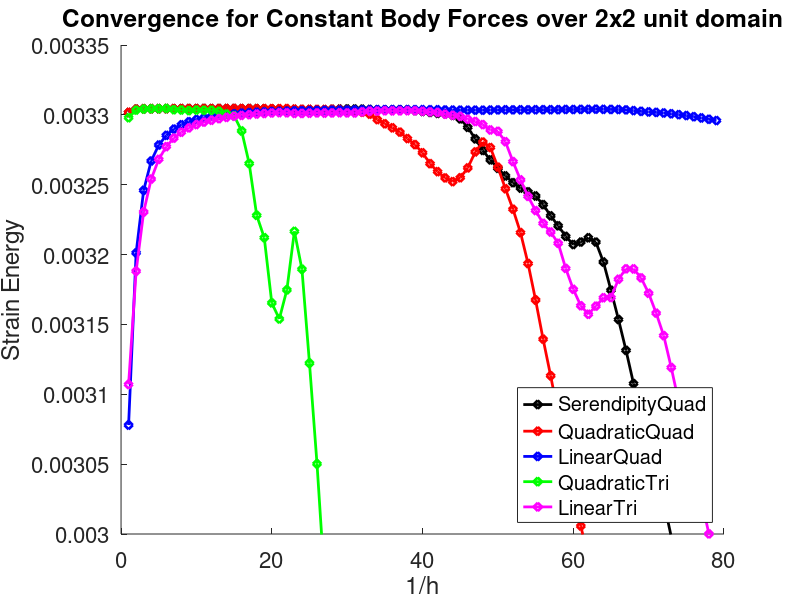
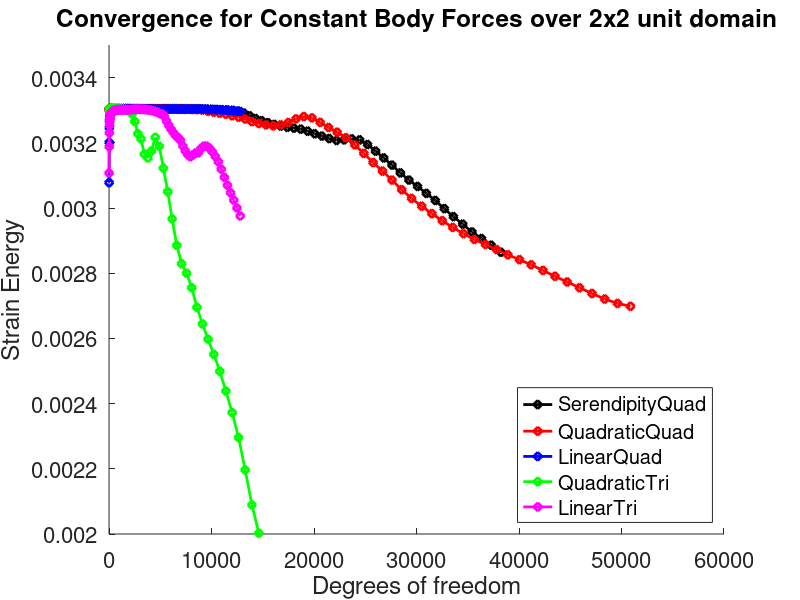
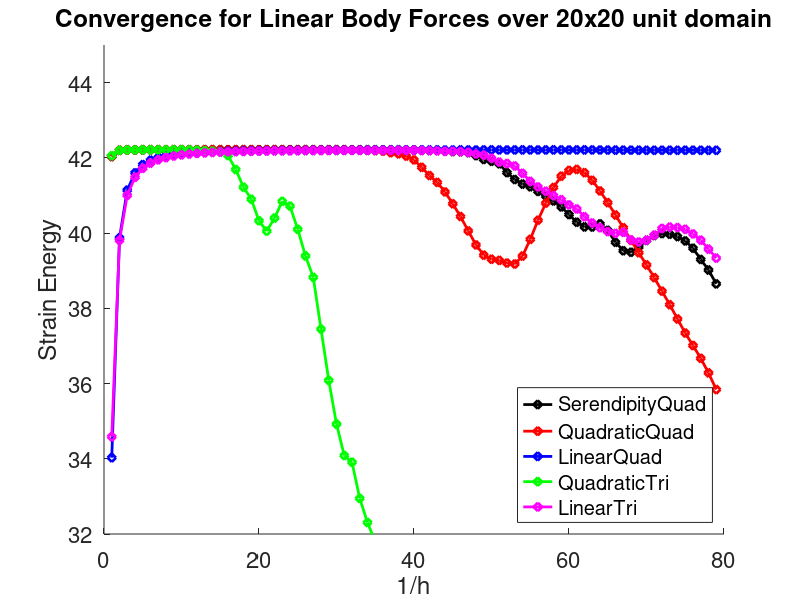

Source code (MATLAB) for these figures, in order:
clear
clc
close('all');

true_value = 0.0033034235538775347588 + 1e-14;

LinearQuad = [
1, 0.00307795606197874827
2, 0.0032012398488085879074
3, 0.0032460179512662072111
4, 0.0032669905584314651303
5, 0.0032784198153966519727
6, 0.0032853363255043810734
7, 0.0032898166911597592939
8, 0.0032928945309421814823
9, 0.003295101327177538033
10, 0.0032967205316322542238
11, 0.0032979610873669481727
12, 0.0032989437105869121557
13, 0.0032996935950766388169
14, 0.0033003125450385291904
15, 0.0033008185866800899937
16, 0.0033012268710696439193
17, 0.0033015828432925945629
18, 0.003301876896553649493
19, 0.0033021264087365431554
20, 0.0033023563741304546963
21, 0.0033025349764740025496
22, 0.0033027035869502056019
23, 0.0033028529822277047714
24, 0.0033029811068606479071
25, 0.0033030952849919937957
26, 0.0033031969162576964479
27, 0.0033032868107514801702
28, 0.0033033694316259771574
29, 0.0033034181699052533009
30, 0.0033034950773305239713
31, 0.0033035598102043139783
32, 0.0033036180931178345428
33, 0.0033036702694911449819
34, 0.0033037080922611559985
35, 0.0033037283196437837972
36, 0.003303730781019086158
37, 0.0033037153302491284283
38, 0.0033037193032964397126
39, 0.0033037160188060712279
40, 0.0033037238035327717335
41, 0.0033036928423817541953
42, 0.0033036346136822241325
43, 0.0033035143353574709761
44, 0.0033033942750734326434
45, 0.0033033540963175035514
46, 0.0033033148173765747475
47, 0.0033033571040350863564
48, 0.0033033259587808422308
49, 0.0033034235538775347588
50, 0.0033035673061448996707
51, 0.0033035844135912498243
52, 0.0033036133448143532344
53, 0.0033035871623942896121
54, 0.0033036324446795058141
55, 0.0033036407436459942245
56, 0.0033037135378205465669
57, 0.003303681826587437538
58, 0.0033037216102328377
59, 0.0033038583504369340403
60, 0.0033038243713448822714
61, 0.0033039204520728311133
62, 0.0033039325275929349278
63, 0.0033040339913798528332
64, 0.0033039591480737940873
65, 0.0033038786226449591392
66, 0.0033038308472299890775
67, 0.0033035844046817022454
68, 0.0033030282691988120669
69, 0.0033024982596733375856
70, 0.0033020949797959104136
71, 0.0033017573279068442547
72, 0.0033013405718160821617
73, 0.0033007859227343972278
74, 0.0033001614304079465029
75, 0.0032995085309423521913
76, 0.0032987005786392158656
77, 0.0032978007399715411098
78, 0.0032968171049180994454
79, 0.003295895463754105071
];

QuadraticQuad = [
1, 0.0033018411083160885411
2, 0.0033040797805787796952
3, 0.0033043268739743050441
4, 0.0033044238119337779325
5, 0.0033044421669917042016
6, 0.0033044873550554694497
7, 0.0033044461369896565434
8, 0.0033044682417990782312
9, 0.0033044678691458570161
10, 0.0033044540599760901384
11, 0.0033044761267206563052
12, 0.0033044723853653617217
13, 0.0033044798803323143475
14, 0.0033045721215689705802
15, 0.0033045299640889719099
16, 0.0033045068381323812294
17, 0.0033044608745473290357
18, 0.0033044753946781819237
19, 0.0033044721752453066858
20, 0.0033044500107730560672
21, 0.0033044373615141145635
22, 0.003304503393156783906
23, 0.0033041118433325511287
24, 0.0033039307925206494281
25, 0.0033039738985727426686
26, 0.0033038651987382307469
27, 0.003303875358797198937
28, 0.0033039935333388590483
29, 0.0033038701879597653574
30, 0.0033033249158996086034
31, 0.0033024662089958045988
32, 0.0033018789369994232079
33, 0.003300463912704969336
34, 0.0032965936095185107563
35, 0.0032936126848599040461
36, 0.0032907066437549365237
37, 0.0032876152802393393548
38, 0.0032830097466778457825
39, 0.0032787063224386336739
40, 0.0032728173486112981626
41, 0.0032650831232649297348
42, 0.003259329600567686773
43, 0.0032548789924937465874
44, 0.0032522019139316214915
45, 0.0032549963048203811936
46, 0.003262041365109425578
47, 0.00327346422304562127
48, 0.0032805381350232473009
49, 0.0032766041441731831758
50, 0.0032625705967790213924
51, 0.0032471146652139379167
52, 0.003232445417643994498
53, 0.0032157057014529119403
54, 0.0031936056788477063147
55, 0.0031674897257406545333
56, 0.0031394383963914166899
57, 0.0031132279718067740366
58, 0.0030856186512628965175
59, 0.0030560521850674063522
60, 0.0030294428537236701288
61, 0.0030056778590885021608
62, 0.0029827763925386512403
63, 0.0029611122966081843133
64, 0.0029404076337349667643
65, 0.0029212386848677337516
66, 0.0029036365361530705291
67, 0.0028881869494119870138
68, 0.0028726374923276156749
69, 0.0028565804479613226066
70, 0.0028414667068964211301
71, 0.00282598693036136819
72, 0.0028084863693304466629
73, 0.0027903917519556398208
74, 0.0027732409526734455064
75, 0.002755368031270357624
76, 0.0027377455383038409344
77, 0.0027207324309115074427
78, 0.0027073401523452591579
79, 0.0026984254959165382588
];

LinearTri = [
1, 0.0031070481263745794789
2, 0.003188118984689492473
3, 0.003230484585712799922
4, 0.0032540616589111456304
5, 0.0032681702958308293805
6, 0.003277238119935083592
7, 0.0032833140454753555366
8, 0.0032875828889727697936
9, 0.0032906708999268122033
10, 0.0032930096699277625234
11, 0.0032947793284477271993
12, 0.0032961653823414993787
13, 0.0032973030116343294768
14, 0.0032982040667485961263
15, 0.0032989627529709324681
16, 0.0032996066541606168011
17, 0.0033001283430856452258
18, 0.0033005893654700483621
19, 0.0033009760244106902197
20, 0.0033013472492424110472
21, 0.003301542994459602965
22, 0.0033014714143501482091
23, 0.0033010214653602936059
24, 0.0033010187380851266185
25, 0.0033012029091532002489
26, 0.0033013766455176900456
27, 0.0033012720087398327029
28, 0.0033013506360233344644
29, 0.0033014878502508849742
30, 0.0033013851021507674421
31, 0.0033013397454291016145
32, 0.0033021756141510261173
33, 0.0033026551773211133486
34, 0.0033027122363007877133
35, 0.0033029425655242391005
36, 0.0033028518133673477435
37, 0.0033028624195440316191
38, 0.0033029530389585642046
39, 0.0033029210880484039664
40, 0.0033026053915723549599
41, 0.0033021456967367401707
42, 0.0033017144324847961037
43, 0.0033004402143378855188
44, 0.0032997150350658967406
45, 0.0032988897645980490986
46, 0.0032968342895821306331
47, 0.0032952358705803422821
48, 0.0032930237132416093938
49, 0.003289197934314581212
50, 0.0032881805263981428791
51, 0.0032807707305106828879
52, 0.0032665517125025065638
53, 0.0032534357965917771842
54, 0.0032416590996504541546
55, 0.0032314836693965085478
56, 0.0032223252994693003283
57, 0.0032161373239773809359
58, 0.0032080746836144653777
59, 0.0031900900151509269803
60, 0.0031751485305708026033
61, 0.0031633868637876176241
62, 0.0031572958160568779552
63, 0.0031630664676647337295
64, 0.0031690823624430206236
65, 0.0031692620153619087409
66, 0.0031823549008828245881
67, 0.0031898266018705167396
68, 0.0031897123326314947601
69, 0.0031833486091850846621
70, 0.0031723160523427816962
71, 0.0031580931293602293973
72, 0.0031419886077458858073
73, 0.0031191554691438173018
74, 0.0030942572388814948772
75, 0.0030698385802408545767
76, 0.003046468465963686565
77, 0.0030241790100430736808
78, 0.0030001089394951284232
79, 0.0029756349760336670875
];

QuadraticTri = [
1, 0.0032979363214041086325
2, 0.0033033771658881254212
3, 0.0033041600001692751805
4, 0.0033043733519544748849
5, 0.0033044355819800137579
6, 0.0033045946985160736496
7, 0.0033036765100035100917
8, 0.0033034684845723145084
9, 0.0033030255099074554669
10, 0.0033034422055968270734
11, 0.0033032641705456207946
12, 0.0033033148608794340485
13, 0.0033025812416414574574
14, 0.0033005970310601277264
15, 0.0032993952662733164356
16, 0.003288484216908940834
17, 0.0032652058566485968674
18, 0.0032280603398283937676
19, 0.0032121038150056918474
20, 0.0031653857406080507415
21, 0.0031539168538465326384
22, 0.0031747165804711699987
23, 0.0032166244310014393583
24, 0.0031895250111335414836
25, 0.0031222947715482006134
26, 0.0030502222709280833561
27, 0.0029668635611664272676
28, 0.0028854736380819652475
29, 0.0028291620054055181301
30, 0.0028002367852022341799
31, 0.0027556570032431062026
32, 0.0026951872046589030359
33, 0.0026443519490640166915
34, 0.0025975847387272716325
35, 0.0025511046026420671103
36, 0.0024992956319834663294
37, 0.0024386103821850886077
38, 0.0023725765126730875149
39, 0.0022958299015565131369
40, 0.0021966083974659976821
41, 0.0020892240367134792475
42, 0.0020024351443383645033
43, 0.0019205694203799558977
44, 0.0018434096313151126633
45, 0.0017766645702420424523
46, 0.0017132275818346795037
47, 0.0016506926834508907614
48, 0.0015916590093849115103
49, 0.001543554634390602049
50, 0.0015006513031371462256
51, 0.0014617967241844099374
52, 0.0014176265111799607292
53, 0.0013727855823074586097
54, 0.0013308671256463426233
55, 0.0012970012367743580326
56, 0.0012633039174013383985
57, 0.0012316902515914951617
58, 0.0012000695920872054417
59, 0.0011693397377283368949
60, 0.0011430797150087813191
61, 0.001118775701416018821
62, 0.0010956826389449079995
63, 0.0010759990736718451094
64, 0.0010593939736241683204
65, 0.0010412662272756521842
66, 0.0010238144172450827293
67, 0.0010078270005849268402
68, 0.0009930596679709000757
69, 0.00098121885237921696934
70, 0.0009751520277815849385
71, 0.00097401772523784003327
72, 0.00097549899968118222553
73, 0.00097896438136169192795
74, 0.00098243238413069523124
75, 0.00098462934496497097128
76, 0.00098429959469839025353
77, 0.00098072260002656386907
78, 0.00097444006239693194225
79, 0.00096611543160072838477
];

SerendipityQuad = [
1, 0.0033016272860576551147
2, 0.003304027103719380052
3, 0.0033043085711936658749
4, 0.0033044321842415494764
5, 0.0033044354350770807974
6, 0.0033044527148084899999
7, 0.0033044285753108400792
8, 0.0033044587924768182435
9, 0.0033044877775371085324
10, 0.0033044827744622240311
11, 0.0033045161169327347261
12, 0.0033044459889621357468
13, 0.0033044826824383203429
14, 0.003304473901239792042
15, 0.0033044859588792952106
16, 0.0033044458872444324761
17, 0.0033045009391487133697
18, 0.0033044179811430249294
19, 0.0033042978325973932502
20, 0.0033042243355906135947
21, 0.0033040565726605974212
22, 0.0033037827839555089157
23, 0.0033038310253644975235
24, 0.0033037088047520903056
25, 0.0033036959546247088651
26, 0.003303551433079115595
27, 0.003303527992647412731
28, 0.0033038617961222665857
29, 0.0033041076592818046341
30, 0.0033042333726438872718
31, 0.0033041587251823305998
32, 0.0033040980909073178022
33, 0.0033038670895043495065
34, 0.0033035588929522944138
35, 0.0033035258760391364961
36, 0.0033035595551971419157
37, 0.0033036513050522095178
38, 0.0033035505436280585174
39, 0.0033030945150333010721
40, 0.0033024111679862081653
41, 0.0033017659761783767561
42, 0.0033010591366159887719
43, 0.0033008337509927662169
44, 0.003299606288220195173
45, 0.0032971253946634982053
46, 0.0032910568489568177084
47, 0.0032828085177038519166
48, 0.003274533687600986176
49, 0.0032677781884571767759
50, 0.0032617309504969238011
51, 0.0032562786822508127393
52, 0.00325146953255564964
53, 0.0032476110504856179305
54, 0.0032449491120591900627
55, 0.0032419237560791249429
56, 0.00323575523145094553
57, 0.0032277060313960375705
58, 0.0032206122455435987756
59, 0.0032130449641913460916
60, 0.0032071813751579510664
61, 0.0032089653636019873154
62, 0.0032120032019033405678
63, 0.0032089182571356645972
64, 0.0031946887673051783778
65, 0.0031744904093661441453
66, 0.0031535188665515983923
67, 0.0031314310237292803177
68, 0.0031076232319929477516
69, 0.0030856558666477787965
70, 0.0030661966309214303168
71, 0.0030447650531250187653
72, 0.0030231119904307887994
73, 0.0029981049807773904256
74, 0.0029734506801364873722
75, 0.0029505111973782871711
76, 0.0029266405952434156393
77, 0.0029061460368987922578
78, 0.0028858222357057293668
79, 0.0028642612570630270052
];

strain_energy_fig = figure();
hold on
handle1 = plot(SerendipityQuad(:,1), SerendipityQuad(:,2), 'kd-');
set(handle1, 'linewidth', 2)
hold on
handle2 = plot(QuadraticQuad(:,1), QuadraticQuad(:,2), 'rd-');
set(handle2, 'linewidth', 2)
hold on
handle3 = plot(LinearQuad(:,1), LinearQuad(:,2), 'bd-');
set(handle3, 'linewidth', 2)
hold on
handle4 = plot(QuadraticTri(:,1), QuadraticTri(:,2), 'gd-');
set(handle4, 'linewidth', 2)
hold on
handle5 = plot(LinearTri(:,1), LinearTri(:,2), 'md-');
set(handle5, 'linewidth', 2)

set(gca, 'fontsize', 16)
title('Convergence for Constant Body Forces over 2x2 unit domain')
xlabel('1/h');
ylabel('Strain Energy');

legend('SerendipityQuad', 'QuadraticQuad', 'LinearQuad', 'QuadraticTri', 'LinearTri', 'Location', 'southeast');
ylim([0.003, 0.00335]);

constant_body_force_2x2_linear_quad = [
1, 7, 0.00307795606197874827
2, 17, 0.0032012398488085879074
3, 31, 0.0032460179512662072111
4, 49, 0.0032669905584314651303
5, 71, 0.0032784198153966519727
6, 97, 0.0032853363255043810734
7, 127, 0.0032898166911597592939
8, 161, 0.0032928945309421814823
9, 199, 0.003295101327177538033
10, 241, 0.0032967205316322542238
11, 287, 0.0032979610873669481727
12, 337, 0.0032989437105869121557
13, 391, 0.0032996935950766388169
14, 449, 0.0033003125450385291904
15, 511, 0.0033008185866800899937
16, 577, 0.0033012268710696439193
17, 647, 0.0033015828432925945629
18, 721, 0.003301876896553649493
19, 799, 0.0033021264087365431554
20, 881, 0.0033023563741304546963
21, 967, 0.0033025349764740025496
22, 1057, 0.0033027035869502056019
23, 1151, 0.0033028529822277047714
24, 1249, 0.0033029811068606479071
25, 1351, 0.0033030952849919937957
26, 1457, 0.0033031969162576964479
27, 1567, 0.0033032868107514801702
28, 1681, 0.0033033694316259771574
29, 1799, 0.0033034181699052533009
30, 1921, 0.0033034950773305239713
31, 2047, 0.0033035598102043139783
32, 2177, 0.0033036180931178345428
33, 2311, 0.0033036702694911449819
34, 2449, 0.0033037080922611559985
35, 2591, 0.0033037283196437837972
36, 2737, 0.003303730781019086158
37, 2887, 0.0033037153302491284283
38, 3041, 0.0033037193032964397126
39, 3199, 0.0033037160188060712279
40, 3361, 0.0033037238035327717335
41, 3527, 0.0033036928423817541953
42, 3697, 0.0033036346136822241325
43, 3871, 0.0033035143353574709761
44, 4049, 0.0033033942750734326434
45, 4231, 0.0033033540963175035514
46, 4417, 0.0033033148173765747475
47, 4607, 0.0033033571040350863564
48, 4801, 0.0033033259587808422308
49, 4999, 0.0033034235538775347588
50, 5201, 0.0033035673061448996707
51, 5407, 0.0033035844135912498243
52, 5617, 0.0033036133448143532344
53, 5831, 0.0033035871623942896121
54, 6049, 0.0033036324446795058141
55, 6271, 0.0033036407436459942245
56, 6497, 0.0033037135378205465669
57, 6727, 0.003303681826587437538
58, 6961, 0.0033037216102328377
59, 7199, 0.0033038583504369340403
60, 7441, 0.0033038243713448822714
61, 7687, 0.0033039204520728311133
62, 7937, 0.0033039325275929349278
63, 8191, 0.0033040339913798528332
64, 8449, 0.0033039591480737940873
65, 8711, 0.0033038786226449591392
66, 8977, 0.0033038308472299890775
67, 9247, 0.0033035844046817022454
68, 9521, 0.0033030282691988120669
69, 9799, 0.0033024982596733375856
70, 10081, 0.0033020949797959104136
71, 10367, 0.0033017573279068442547
72, 10657, 0.0033013405718160821617
73, 10951, 0.0033007859227343972278
74, 11249, 0.0033001614304079465029
75, 11551, 0.0032995085309423521913
76, 11857, 0.0032987005786392158656
77, 12167, 0.0032978007399715411098
78, 12481, 0.0032968171049180994454
79, 12799, 0.003295895463754105071
];

constant_body_force_2x2_quadratic_quad = [
1, 22, 0.0033018411083160885411
2, 58, 0.0033040797805787796952
3, 110, 0.0033043268739743050441
4, 178, 0.0033044238119337779325
5, 262, 0.0033044421669917042016
6, 362, 0.0033044873550554694497
7, 478, 0.0033044461369896565434
8, 610, 0.0033044682417990782312
9, 758, 0.0033044678691458570161
10, 922, 0.0033044540599760901384
11, 1102, 0.0033044761267206563052
12, 1298, 0.0033044723853653617217
13, 1510, 0.0033044798803323143475
14, 1738, 0.0033045721215689705802
15, 1982, 0.0033045299640889719099
16, 2242, 0.0033045068381323812294
17, 2518, 0.0033044608745473290357
18, 2810, 0.0033044753946781819237
19, 3118, 0.0033044721752453066858
20, 3442, 0.0033044500107730560672
21, 3782, 0.0033044373615141145635
22, 4138, 0.003304503393156783906
23, 4510, 0.0033041118433325511287
24, 4898, 0.0033039307925206494281
25, 5302, 0.0033039738985727426686
26, 5722, 0.0033038651987382307469
27, 6158, 0.003303875358797198937
28, 6610, 0.0033039935333388590483
29, 7078, 0.0033038701879597653574
30, 7562, 0.0033033249158996086034
31, 8062, 0.0033024662089958045988
32, 8578, 0.0033018789369994232079
33, 9110, 0.003300463912704969336
34, 9658, 0.0032965936095185107563
35, 10222, 0.0032936126848599040461
36, 10802, 0.0032907066437549365237
37, 11398, 0.0032876152802393393548
38, 12010, 0.0032830097466778457825
39, 12638, 0.0032787063224386336739
40, 13282, 0.0032728173486112981626
41, 13942, 0.0032650831232649297348
42, 14618, 0.003259329600567686773
43, 15310, 0.0032548789924937465874
44, 16018, 0.0032522019139316214915
45, 16742, 0.0032549963048203811936
46, 17482, 0.003262041365109425578
47, 18238, 0.00327346422304562127
48, 19010, 0.0032805381350232473009
49, 19798, 0.0032766041441731831758
50, 20602, 0.0032625705967790213924
51, 21422, 0.0032471146652139379167
52, 22258, 0.003232445417643994498
53, 23110, 0.0032157057014529119403
54, 23978, 0.0031936056788477063147
55, 24862, 0.0031674897257406545333
56, 25762, 0.0031394383963914166899
57, 26678, 0.0031132279718067740366
58, 27610, 0.0030856186512628965175
59, 28558, 0.0030560521850674063522
60, 29522, 0.0030294428537236701288
61, 30502, 0.0030056778590885021608
62, 31498, 0.0029827763925386512403
63, 32510, 0.0029611122966081843133
64, 33538, 0.0029404076337349667643
65, 34582, 0.0029212386848677337516
66, 35642, 0.0029036365361530705291
67, 36718, 0.0028881869494119870138
68, 37810, 0.0028726374923276156749
69, 38918, 0.0028565804479613226066
70, 40042, 0.0028414667068964211301
71, 41182, 0.00282598693036136819
72, 42338, 0.0028084863693304466629
73, 43510, 0.0027903917519556398208
74, 44698, 0.0027732409526734455064
75, 45902, 0.002755368031270357624
76, 47122, 0.0027377455383038409344
77, 48358, 0.0027207324309115074427
78, 49610, 0.0027073401523452591579
79, 50878, 0.0026984254959165382588
];

constant_body_force_2x2_linear_tri = [
1, 7, 0.0031070481263745794789
2, 17, 0.003188118984689492473
3, 31, 0.003230484585712799922
4, 49, 0.0032540616589111456304
5, 71, 0.0032681702958308293805
6, 97, 0.003277238119935083592
7, 127, 0.0032833140454753555366
8, 161, 0.0032875828889727697936
9, 199, 0.0032906708999268122033
10, 241, 0.0032930096699277625234
11, 287, 0.0032947793284477271993
12, 337, 0.0032961653823414993787
13, 391, 0.0032973030116343294768
14, 449, 0.0032982040667485961263
15, 511, 0.0032989627529709324681
16, 577, 0.0032996066541606168011
17, 647, 0.0033001283430856452258
18, 721, 0.0033005893654700483621
19, 799, 0.0033009760244106902197
20, 881, 0.0033013472492424110472
21, 967, 0.003301542994459602965
22, 1057, 0.0033014714143501482091
23, 1151, 0.0033010214653602936059
24, 1249, 0.0033010187380851266185
25, 1351, 0.0033012029091532002489
26, 1457, 0.0033013766455176900456
27, 1567, 0.0033012720087398327029
28, 1681, 0.0033013506360233344644
29, 1799, 0.0033014878502508849742
30, 1921, 0.0033013851021507674421
31, 2047, 0.0033013397454291016145
32, 2177, 0.0033021756141510261173
33, 2311, 0.0033026551773211133486
34, 2449, 0.0033027122363007877133
35, 2591, 0.0033029425655242391005
36, 2737, 0.0033028518133673477435
37, 2887, 0.0033028624195440316191
38, 3041, 0.0033029530389585642046
39, 3199, 0.0033029210880484039664
40, 3361, 0.0033026053915723549599
41, 3527, 0.0033021456967367401707
42, 3697, 0.0033017144324847961037
43, 3871, 0.0033004402143378855188
44, 4049, 0.0032997150350658967406
45, 4231, 0.0032988897645980490986
46, 4417, 0.0032968342895821306331
47, 4607, 0.0032952358705803422821
48, 4801, 0.0032930237132416093938
49, 4999, 0.003289197934314581212
50, 5201, 0.0032881805263981428791
51, 5407, 0.0032807707305106828879
52, 5617, 0.0032665517125025065638
53, 5831, 0.0032534357965917771842
54, 6049, 0.0032416590996504541546
55, 6271, 0.0032314836693965085478
56, 6497, 0.0032223252994693003283
57, 6727, 0.0032161373239773809359
58, 6961, 0.0032080746836144653777
59, 7199, 0.0031900900151509269803
60, 7441, 0.0031751485305708026033
61, 7687, 0.0031633868637876176241
62, 7937, 0.0031572958160568779552
63, 8191, 0.0031630664676647337295
64, 8449, 0.0031690823624430206236
65, 8711, 0.0031692620153619087409
66, 8977, 0.0031823549008828245881
67, 9247, 0.0031898266018705167396
68, 9521, 0.0031897123326314947601
69, 9799, 0.0031833486091850846621
70, 10081, 0.0031723160523427816962
71, 10367, 0.0031580931293602293973
72, 10657, 0.0031419886077458858073
73, 10951, 0.0031191554691438173018
74, 11249, 0.0030942572388814948772
75, 11551, 0.0030698385802408545767
76, 11857, 0.003046468465963686565
77, 12167, 0.0030241790100430736808
78, 12481, 0.0030001089394951284232
79, 12799, 0.0029756349760336670875
];

constant_body_force_2x2_quadratic_tri = [
1, 22, 0.0032979363214041086325
2, 58, 0.0033033771658881254212
3, 110, 0.0033041600001692751805
4, 178, 0.0033043733519544748849
5, 262, 0.0033044355819800137579
6, 362, 0.0033045946985160736496
7, 478, 0.0033036765100035100917
8, 610, 0.0033034684845723145084
9, 758, 0.0033030255099074554669
10, 922, 0.0033034422055968270734
11, 1102, 0.0033032641705456207946
12, 1298, 0.0033033148608794340485
13, 1510, 0.0033025812416414574574
14, 1738, 0.0033005970310601277264
15, 1982, 0.0032993952662733164356
16, 2242, 0.003288484216908940834
17, 2518, 0.0032652058566485968674
18, 2810, 0.0032280603398283937676
19, 3118, 0.0032121038150056918474
20, 3442, 0.0031653857406080507415
21, 3782, 0.0031539168538465326384
22, 4138, 0.0031747165804711699987
23, 4510, 0.0032166244310014393583
24, 4898, 0.0031895250111335414836
25, 5302, 0.0031222947715482006134
26, 5722, 0.0030502222709280833561
27, 6158, 0.0029668635611664272676
28, 6610, 0.0028854736380819652475
29, 7078, 0.0028291620054055181301
30, 7562, 0.0028002367852022341799
31, 8062, 0.0027556570032431062026
32, 8578, 0.0026951872046589030359
33, 9110, 0.0026443519490640166915
34, 9658, 0.0025975847387272716325
35, 10222, 0.0025511046026420671103
36, 10802, 0.0024992956319834663294
37, 11398, 0.0024386103821850886077
38, 12010, 0.0023725765126730875149
39, 12638, 0.0022958299015565131369
40, 13282, 0.0021966083974659976821
41, 13942, 0.0020892240367134792475
42, 14618, 0.0020024351443383645033
43, 15310, 0.0019205694203799558977
44, 16018, 0.0018434096313151126633
45, 16742, 0.0017766645702420424523
46, 17482, 0.0017132275818346795037
47, 18238, 0.0016506926834508907614
48, 19010, 0.0015916590093849115103
49, 19798, 0.001543554634390602049
50, 20602, 0.0015006513031371462256
51, 21422, 0.0014617967241844099374
52, 22258, 0.0014176265111799607292
53, 23110, 0.0013727855823074586097
54, 23978, 0.0013308671256463426233
55, 24862, 0.0012970012367743580326
56, 25762, 0.0012633039174013383985
57, 26678, 0.0012316902515914951617
58, 27610, 0.0012000695920872054417
59, 28558, 0.0011693397377283368949
60, 29522, 0.0011430797150087813191
61, 30502, 0.001118775701416018821
62, 31498, 0.0010956826389449079995
63, 32510, 0.0010759990736718451094
64, 33538, 0.0010593939736241683204
65, 34582, 0.0010412662272756521842
66, 35642, 0.0010238144172450827293
67, 36718, 0.0010078270005849268402
68, 37810, 0.0009930596679709000757
69, 38918, 0.00098121885237921696934
70, 40042, 0.0009751520277815849385
71, 41182, 0.00097401772523784003327
72, 42338, 0.00097549899968118222553
73, 43510, 0.00097896438136169192795
74, 44698, 0.00098243238413069523124
75, 45902, 0.00098462934496497097128
76, 47122, 0.00098429959469839025353
77, 48358, 0.00098072260002656386907
78, 49610, 0.00097444006239693194225
79, 50878, 0.00096611543160072838477
];

constant_body_force_2x2_quadratic_serendipity = [
1, 18, 0.0033016272860576551147
2, 46, 0.003304027103719380052
3, 86, 0.0033043085711936658749
4, 138, 0.0033044321842415494764
5, 202, 0.0033044354350770807974
6, 278, 0.0033044527148084899999
7, 366, 0.0033044285753108400792
8, 466, 0.0033044587924768182435
9, 578, 0.0033044877775371085324
10, 702, 0.0033044827744622240311
11, 838, 0.0033045161169327347261
12, 986, 0.0033044459889621357468
13, 1146, 0.0033044826824383203429
14, 1318, 0.003304473901239792042
15, 1502, 0.0033044859588792952106
16, 1698, 0.0033044458872444324761
17, 1906, 0.0033045009391487133697
18, 2126, 0.0033044179811430249294
19, 2358, 0.0033042978325973932502
20, 2602, 0.0033042243355906135947
21, 2858, 0.0033040565726605974212
22, 3126, 0.0033037827839555089157
23, 3406, 0.0033038310253644975235
24, 3698, 0.0033037088047520903056
25, 4002, 0.0033036959546247088651
26, 4318, 0.003303551433079115595
27, 4646, 0.003303527992647412731
28, 4986, 0.0033038617961222665857
29, 5338, 0.0033041076592818046341
30, 5702, 0.0033042333726438872718
31, 6078, 0.0033041587251823305998
32, 6466, 0.0033040980909073178022
33, 6866, 0.0033038670895043495065
34, 7278, 0.0033035588929522944138
35, 7702, 0.0033035258760391364961
36, 8138, 0.0033035595551971419157
37, 8586, 0.0033036513050522095178
38, 9046, 0.0033035505436280585174
39, 9518, 0.0033030945150333010721
40, 10002, 0.0033024111679862081653
41, 10498, 0.0033017659761783767561
42, 11006, 0.0033010591366159887719
43, 11526, 0.0033008337509927662169
44, 12058, 0.003299606288220195173
45, 12602, 0.0032971253946634982053
46, 13158, 0.0032910568489568177084
47, 13726, 0.0032828085177038519166
48, 14306, 0.003274533687600986176
49, 14898, 0.0032677781884571767759
50, 15502, 0.0032617309504969238011
51, 16118, 0.0032562786822508127393
52, 16746, 0.00325146953255564964
53, 17386, 0.0032476110504856179305
54, 18038, 0.0032449491120591900627
55, 18702, 0.0032419237560791249429
56, 19378, 0.00323575523145094553
57, 20066, 0.0032277060313960375705
58, 20766, 0.0032206122455435987756
59, 21478, 0.0032130449641913460916
60, 22202, 0.0032071813751579510664
61, 22938, 0.0032089653636019873154
62, 23686, 0.0032120032019033405678
63, 24446, 0.0032089182571356645972
64, 25218, 0.0031946887673051783778
65, 26002, 0.0031744904093661441453
66, 26798, 0.0031535188665515983923
67, 27606, 0.0031314310237292803177
68, 28426, 0.0031076232319929477516
69, 29258, 0.0030856558666477787965
70, 30102, 0.0030661966309214303168
71, 30958, 0.0030447650531250187653
72, 31826, 0.0030231119904307887994
73, 32706, 0.0029981049807773904256
74, 33598, 0.0029734506801364873722
75, 34502, 0.0029505111973782871711
76, 35418, 0.0029266405952434156393
77, 36346, 0.0029061460368987922578
78, 37286, 0.0028858222357057293668
79, 38238, 0.0028642612570630270052
];

larger_domain = figure();
hold on
handle1 = plot(constant_body_force_2x2_quadratic_serendipity(:,2), constant_body_force_2x2_quadratic_serendipity(:,3), 'kd-');
set(handle1, 'linewidth', 2)
hold on
handle2 = plot(constant_body_force_2x2_quadratic_quad(:,2), constant_body_force_2x2_quadratic_quad(:,3), 'rd-');
set(handle2, 'linewidth', 2)
hold on
handle3 = plot(constant_body_force_2x2_linear_quad(:,2), constant_body_force_2x2_linear_quad(:,3), 'bd-');
set(handle3, 'linewidth', 2)
hold on
handle4 = plot(constant_body_force_2x2_quadratic_tri(:,2), constant_body_force_2x2_quadratic_tri(:,3), 'gd-');
set(handle4, 'linewidth', 2)
hold on
handle5 = plot(constant_body_force_2x2_linear_tri(:,2), constant_body_force_2x2_linear_tri(:,3), 'md-');
set(handle5, 'linewidth', 2)

set(gca, 'fontsize', 16)
title('Convergence for Constant Body Forces over 2x2 unit domain')
xlabel('Degrees of freedom');
ylabel('Strain Energy');

legend('SerendipityQuad', 'QuadraticQuad', 'LinearQuad', 'QuadraticTri', 'LinearTri', 'Location', 'southeast');
ylim([0.002, 0.0035]);

linear_body_force_linear_quad = [
1, 34.027777777777785673
2, 39.871046307165492806
3, 41.141665113381058916
4, 41.602947580429727736
5, 41.820148538393461024
6, 41.939307750084466875
7, 42.01162315793077795
8, 42.058770645534565347
9, 42.091203528986490312
10, 42.114463647156348713
11, 42.13170668623264703
12, 42.144844178325747919
13, 42.155079605140450383
14, 42.16321131333527461
15, 42.16977666655193957
16, 42.175155188630782277
17, 42.179615197556159956
18, 42.183357672555693796
19, 42.186526100486361202
20, 42.18923049028335015
21, 42.191561424275363379
22, 42.193580125576353623
23, 42.195341898556776528
24, 42.196885832136253214
25, 42.198234258568426469
26, 42.199417310227467226
27, 42.200508225722458633
28, 42.201470762522632185
29, 42.20234915286101085
30, 42.203164158420165109
31, 42.203944176140296918
32, 42.2045910140604974
33, 42.20517055216465252
34, 42.205687391686019794
35, 42.206170110294280562
36, 42.206597327534282726
37, 42.207012288083326723
38, 42.207425218210296691
39, 42.207814274945235411
40, 42.207996554865012229
41, 42.208248708246863146
42, 42.208560142808451587
43, 42.208853101646177208
44, 42.209077131139707717
45, 42.209316557104820333
46, 42.209584469831426645
47, 42.209785721593036101
48, 42.20996951705841127
49, 42.210142195383241415
50, 42.210302632085188179
51, 42.210427423405249669
52, 42.210515109529666233
53, 42.210579053424311269
54, 42.210641962108425673
55, 42.210670979086771126
56, 42.210722688597869023
57, 42.210802171950831507
58, 42.210915925488357914
59, 42.211058922603797328
60, 42.211126921088713004
61, 42.211118213692955692
62, 42.21087983941596633
63, 42.210291624122817211
64, 42.209315873574936973
65, 42.20806784324826566
66, 42.206643656556899202
67, 42.205217215503694206
68, 42.204066916989042113
69, 42.203040586739696494
70, 42.202195546826239081
71, 42.20181880447869105
72, 42.201834038112295389
73, 42.201959780213343265
74, 42.202091184489766817
75, 42.202279761303778116
76, 42.202204253397148648
77, 42.201694392342425033
78, 42.201199425451711988
79, 42.20041735474303124
];

linear_body_force_quadratic_quad = [
1, 42.038691363567032511
2, 42.202100687599724438
3, 42.211759342803858885
4, 42.213486404568783428
5, 42.213978916812912701
6, 42.214165110447595453
7, 42.214246146413586303
8, 42.214284857712229382
9, 42.214310075002622114
10, 42.214324269364666975
11, 42.214330251051968901
12, 42.214311028502379486
13, 42.214262058348786866
14, 42.214353134703650028
15, 42.214420703471823515
16, 42.21441004899136118
17, 42.214417635929024186
18, 42.214382954135970749
19, 42.21436817010381759
20, 42.214386654181467406
21, 42.214396878861158768
22, 42.214224842497699797
23, 42.214267091798312492
24, 42.214185755125122057
25, 42.213992902223743897
26, 42.213763011684463322
27, 42.213630722818919594
28, 42.213431294355672208
29, 42.213416365950138243
30, 42.213272086239221892
31, 42.212601076820000401
32, 42.210225214679880423
33, 42.208710826973977248
34, 42.202748676873582667
35, 42.192500021778982955
36, 42.17607838031526768
37, 42.137539170872614136
38, 42.107544274415211305
39, 42.04652571856462373
40, 41.945341999272379496
41, 41.747608033872971589
42, 41.529492784258145832
43, 41.347349705626996297
44, 41.09422947680212701
45, 40.778145899745268821
46, 40.439703220049409538
47, 40.057545412521157857
48, 39.685736906089275067
49, 39.412593936126505412
50, 39.306384719159822794
51, 39.274248044750869724
52, 39.203917349321692143
53, 39.177971239173977835
54, 39.38997456481999393
55, 39.832972328555001695
56, 40.34073356712523406
57, 40.796185056072239661
58, 41.214306720852057708
59, 41.512689670320106927
60, 41.663606160461760908
61, 41.692758418252232389
62, 41.604356866757314037
63, 41.402971210331621421
64, 41.120998938801434974
65, 40.809052147066374516
66, 40.48044581247849294
67, 40.14293709808928412
68, 39.80682556931541427
69, 39.476797785717309353
70, 39.152637480408600368
71, 38.815279727588062997
72, 38.454907517652820559
73, 38.09549991488992049
74, 37.715784146607973071
75, 37.343261012689268341
76, 37.01073035028628766
77, 36.670464960857117376
78, 36.282652488424396608
79, 35.840767268105743426
];

linear_body_force_linear_tri = [
1, 34.585136375816908583
2, 39.808238248559653982
3, 41.005772228965568615
4, 41.481560572321811264
5, 41.721788666777960941
6, 41.860540222782717024
7, 41.948011721503860372
8, 42.006703865068324433
9, 42.047977040892192235
10, 42.078097145255185296
11, 42.100741061294343126
12, 42.118188494666149779
13, 42.131913099501403508
14, 42.142911927708134101
15, 42.151907647801266421
16, 42.159272985017928193
17, 42.165354239049435137
18, 42.17057685664254052
19, 42.174942799257621573
20, 42.178779995029685779
21, 42.182015358663690563
22, 42.184720063219948827
23, 42.187223211601882156
24, 42.189395639127262427
25, 42.191325536420919207
26, 42.193028124822369307
27, 42.194552165579949587
28, 42.195904024410296529
29, 42.197102758198852257
30, 42.198104442917816925
31, 42.199165987749978513
32, 42.19996087794658024
33, 42.200717424254186483
34, 42.201163845445414324
35, 42.201477419667718038
36, 42.20203408970212422
37, 42.202032460425364491
38, 42.202329974294258363
39, 42.201825923678356389
40, 42.199953425241275795
41, 42.196335815450446205
42, 42.190956847200858704
43, 42.185421570944754421
44, 42.1719631615910302
45, 42.174758714301269436
46, 42.163534777588154157
47, 42.144941489821874825
48, 42.101885052631530471
49, 42.071372357344493764
50, 41.990491023638028878
51, 41.887234233094027047
52, 41.849157302680062287
53, 41.783889010054735991
54, 41.588829168752589283
55, 41.375022622388087257
56, 41.228053126051761978
57, 41.111748048655222476
58, 40.994267416434453821
59, 40.886518398975397304
60, 40.751053387312055065
61, 40.641268530086726685
62, 40.432664379128588905
63, 40.267508373506252894
64, 40.14409776035199684
65, 40.039457927012925609
66, 39.993059418024934359
67, 40.020517742024267704
68, 39.82093541220849886
69, 39.762720279011247726
70, 39.81331223628064464
71, 39.944679905033588341
72, 40.122180008477904778
73, 40.159837684964962534
74, 40.145443088096506301
75, 40.100327601234361907
76, 39.977911957045925817
77, 39.811887330645852501
78, 39.573863599401605029
79, 39.335617506360236462
];
linear_body_force_quadratic_tri = [
1, 42.057177348052455557
2, 42.19973966667958365
3, 42.210765313973496404
4, 42.213052753627735569
5, 42.213794472109462674
6, 42.21416935416691274
7, 42.214070605814029591
8, 42.214189818328172521
9, 42.213897084960457562
10, 42.212537041933252624
11, 42.21239511170340819
12, 42.205001388263120532
13, 42.189139296643524801
14, 42.178282174856896347
15, 42.156096729538568013
16, 42.062985632895383503
17, 41.690977685263213459
18, 41.220568613791613188
19, 40.901014791899832801
20, 40.328255471495147333
21, 40.052829638328432793
22, 40.399733955741353952
23, 40.842392254570853538
24, 40.715545797019892404
25, 40.100572290527232155
26, 39.391823580779345093
27, 38.824626657194436063
28, 37.447562357156634505
29, 36.08474440562628871
30, 34.922404079920134734
31, 34.086533066001770464
32, 33.906671284665968358
33, 32.946702416163098803
34, 32.304504562466675566
35, 31.791197111449999824
36, 31.300658787252281456
37, 30.726169312322639371
38, 30.1904143606250841
39, 29.571715173086996487
40, 29.038278764190017966
41, 28.21339754266388411
42, 27.175623386825595418
43, 26.195067705148250781
44, 25.56073727241228255
45, 25.157695575139012334
46, 24.97586084964265396
47, 24.948709823610069947
48, 24.997488975786495757
49, 25.037417702125896568
50, 25.01691127933405312
51, 24.903014032752359697
52, 24.695715547918755561
53, 24.353959717736898938
54, 23.796220475140266615
55, 23.17492517112538053
56, 22.552254305989034577
57, 21.923193753894317126
58, 21.295685784874628155
59, 20.666125188555387382
60, 20.074556477885021621
61, 19.510472272943207628
62, 18.922578137370329898
63, 18.320968319037014282
64, 17.723081641694925281
65, 17.145191717052387759
66, 16.60769992045614174
67, 16.101055350439835934
68, 15.606944219090150838
69, 15.130282727768229023
70, 14.677790145379386644
71, 14.246194212807216317
72, 13.838936708146613697
73, 13.452041114855285642
74, 13.072277423085271408
75, 12.695916940836326603
76, 12.311348706664945851
77, 11.912501391466957301
78, 11.506813971602614544
79, 11.109177007897264033
];
linear_body_force_quadratic_serendipity = [
1, 42.034231224325182552
2, 42.201788378037740301
3, 42.211697072276571419
4, 42.213466432904724002
5, 42.213972689110661918
6, 42.214160596334231457
7, 42.214243059136762781
8, 42.214287278352330191
9, 42.214306914325582909
10, 42.214323059460070908
11, 42.214332187204867353
12, 42.21433150542371493
13, 42.21433617200035826
14, 42.214331917028914631
15, 42.214336284307918845
16, 42.214374240841699759
17, 42.214404338578447096
18, 42.214367292244588725
19, 42.214262736773733309
20, 42.214286428444033561
21, 42.21434127855116003
22, 42.214344518717652477
23, 42.214341470201489415
24, 42.214336940993426595
25, 42.214342284421420004
26, 42.214319613094495764
27, 42.214354205024356759
28, 42.21430079881433528
29, 42.214289858460389837
30, 42.214288477177220216
31, 42.214181755253157746
32, 42.214060444696293928
33, 42.213904128181148678
34, 42.213934614417624402
35, 42.213959118029244166
36, 42.213733249600053909
37, 42.212577116152374401
38, 42.210351562368089162
39, 42.207607731615340185
40, 42.205173785164376454
41, 42.202172866746956004
42, 42.198471426436228171
43, 42.200132122589963046
44, 42.18608021809491504
45, 42.167816855247934882
46, 42.161723868573368179
47, 42.13966528229141062
48, 42.060254993830675119
49, 41.956996857761652109
50, 41.909499635127950512
51, 41.841831107079286767
52, 41.608182040184303219
53, 41.423845875439006647
54, 41.303569640367108207
55, 41.230807427543815891
56, 41.108136140694817584
57, 40.983311254929979839
58, 40.85520744097499346
59, 40.695921181795370103
60, 40.493135737789465622
61, 40.288527141639924878
62, 40.163646309134307444
63, 40.160303565127080105
64, 40.246961745289326018
65, 40.072729476460906994
66, 39.756628621160949422
67, 39.529980860521838792
68, 39.489004072404171097
69, 39.629422048053889682
70, 39.805855879628659011
71, 39.935145257667159058
72, 39.987757796767375851
73, 39.96920447795457676
74, 39.90444299319235455
75, 39.79137505259602392
76, 39.596716047128794003
77, 39.299139571834345475
78, 39.018032723351581126
79, 38.650049418978426274
];

larger_domain_linear_force = figure();
hold on
handle1 = plot(linear_body_force_quadratic_serendipity(:,1), linear_body_force_quadratic_serendipity(:,2), 'kd-');
set(handle1, 'linewidth', 2)
hold on
handle2 = plot(linear_body_force_quadratic_quad(:,1), linear_body_force_quadratic_quad(:,2), 'rd-');
set(handle2, 'linewidth', 2)
hold on
handle3 = plot(linear_body_force_linear_quad(:,1), linear_body_force_linear_quad(:,2), 'bd-');
set(handle3, 'linewidth', 2)
hold on
handle4 = plot(linear_body_force_quadratic_tri(:,1), linear_body_force_quadratic_tri(:,2), 'gd-');
set(handle4, 'linewidth', 2)
hold on
handle5 = plot(linear_body_force_linear_tri(:,1), linear_body_force_linear_tri(:,2), 'md-');
set(handle5, 'linewidth', 2)

set(gca, 'fontsize', 16)
title('Convergence for Linear Body Forces over 20x20 unit domain')
xlabel('1/h');
ylabel('Strain Energy');

legend('SerendipityQuad', 'QuadraticQuad', 'LinearQuad', 'QuadraticTri', 'LinearTri', 'Location', 'southeast');
ylim([32, 45]);